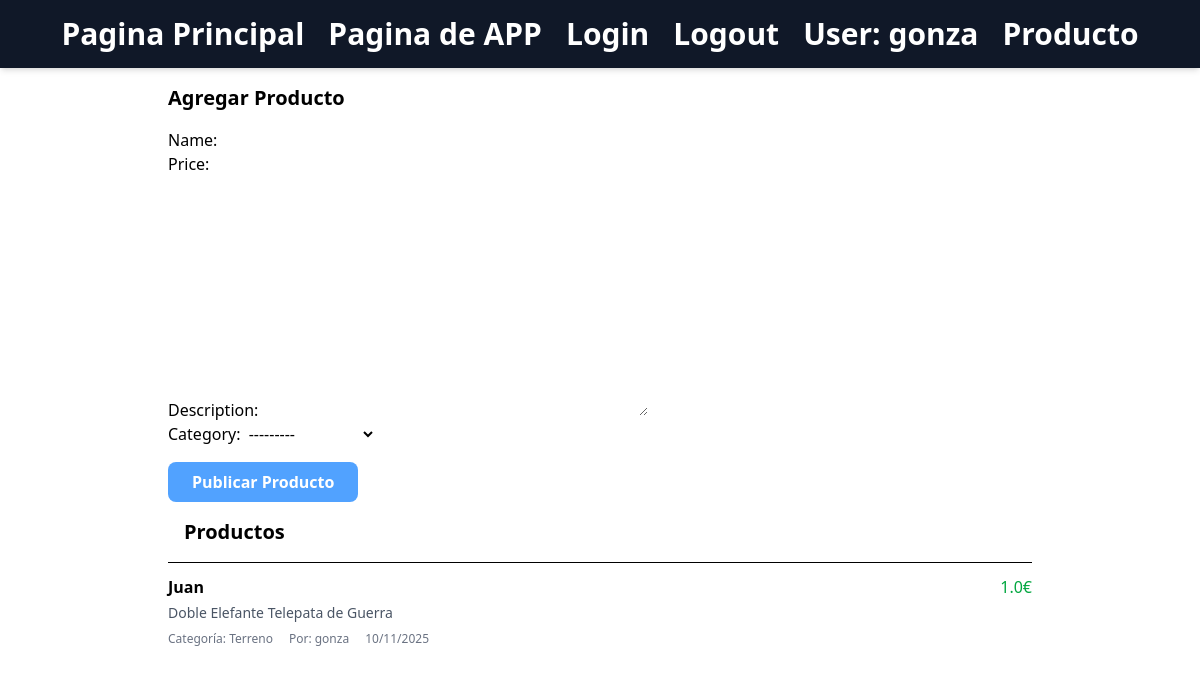
/users/producto/ (signed in), run on an earlier commit of the app's database.
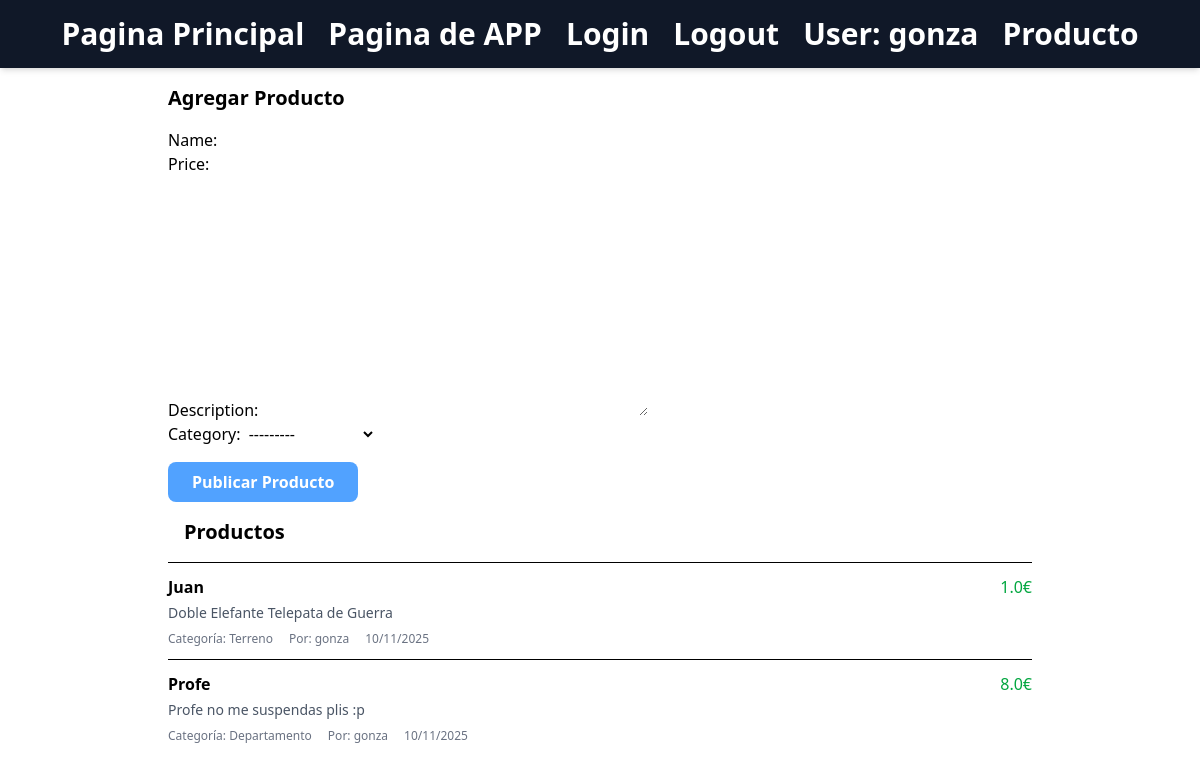
And on a later commit of the database.
### users/models.py (models this page shows)
class Product(models.Model):
    name = models.CharField(max_length=100)
    price = models.FloatField()
    description = models.TextField()
    category = models.CharField(max_length=3, choices=CASAS)
    user = models.ForeignKey(User, on_delete=models.CASCADE)
    date_published = models.DateTimeField(auto_now_add=True)

### users/views.py (the view)
# urls.py: path('producto/', views.product_list_view, name='producto'),
@login_required(login_url="/users/login/")
def product_list_view(request):
    if request.method == 'POST':
        form = UploadProduct(request.POST)
        if form.is_valid():
            new_product = form.save(commit=False)
            new_product.user = request.user
            new_product.save()
            return redirect('users:producto')
    else:
        form = UploadProduct()
    product_list = Product.objects.all()[:20]
    return render(request, "users/producto.html", {
        "product_list": product_list,
        "form": form
    })

### users/forms.py
class UploadProduct(forms.ModelForm):
    class Meta:
        model = Product
        fields = ['name', 'price', 'description', 'category']

### users/templates/users/producto.html
<!DOCTYPE html>
{% extends "base.html" %} {% load static %}{% block content %}
<div class="max-w-4xl mx-auto p-4">
  <div>
    <h1 class="text-xl font-bold mb-4">Agregar Producto</h1>
    <form action="{% url 'users:producto' %}" method="post">
      {% csrf_token %} {{ form }}
      <button
        class="mt-4 px-6 py-2 bg-blue-400 text-white font-semibold rounded-lg hover:bg-black-500"
      >
        Publicar Producto
      </button>
    </form>
  </div>
  <div>
    <div class="p-4 border-b">
      <h2 class="text-xl font-bold">Productos</h2>
    </div>
    <div>
      {% for product in product_list %}
      <div class="border-b py-3 last:border-b-0">
        <div class="flex justify-between">
          <h3 class="font-bold">{{ product.name }}</h3>
          <span class="text-green-600">{{ product.price }}€</span>
        </div>
        <p class="text-gray-600 text-sm mt-1">{{ product.description }}</p>
        <div class="flex text-xs text-gray-500 mt-2">
          <span class="mr-4"
            >Categoría: {{ product.get_category_display }}</span
          >
          <span class="mr-4">Por: {{ product.user.username }}</span>
          <span>{{ product.date_published|date:"d/m/Y" }}</span>
        </div>
      </div>
      {% empty %}
      <div class="text-center py-8 text-gray-500">
        <p>No hay productos publicados.</p>
      </div>
      {% endfor %}
    </div>
  </div>
</div>
{% endblock content %}

### theme/templates/base.html (shortened to what this page needs)
<!DOCTYPE html>
{% load static tailwind_tags %}
<html lang="en">
  <head>
    {% tailwind_css %}
  </head>
  <body class=".container black:black-500">
    <header class="bg-gray-900 shadow-md">
      <nav class="flex justify-center space-x-6 py-4">
        <a
          href="{% url 'pagprinci' %}"
          class="text-3xl text-white font-bold hover:text-pink-500"
        >
          Pagina Principal
        </a>
        <a
          href="{% url 'people:home' %}"
          class="text-3xl text-white font-bold hover:text-purple-500"
        >
          Pagina de APP
        </a>
        <a
          href="{% url 'users:login' %}"
          class="text-3xl text-white font-bold hover:text-green-500"
        >
          Login
        </a>
        {% if user.is_authenticated %}
        <form action="{% url 'users:logout' %}" method="post">
          <button class="text-3xl text-white font-bold hover:text-yellow-500">
            Logout
          </button>
        </form>
        <p class="text-3xl text-white font-bold hover:text-orange-500">
          User: {{user.username}}
        </p>
        <a
          href="{% url 'users:producto' %}"
          class="text-3xl text-white font-bold hover:text-red-500"
          >Producto</a
        >
        {% endif %}
      </nav>
    </header>
    <div class="container mx-auto">
      {% block content %}{% endblock %}
  </body>
</html>

What changed in the data, as far as the page shows it:
added Product: name "Profe", price "8.0", description "Profe no me suspendas plis :p", category "Departamento", user.username "gonza", date_published "10/11/2025"
